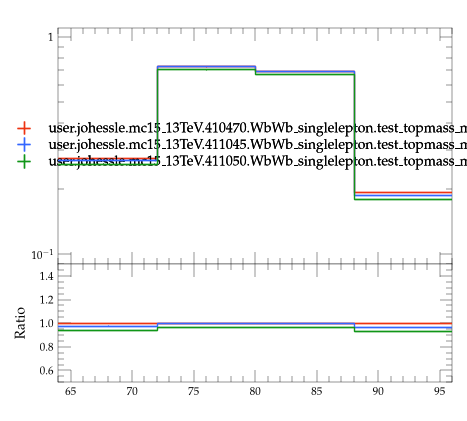

Python code for this plot:
#! /usr/bin/env python3

# This Python script was auto-generated using YODA v2.1.2.
# Analysis object: /WbWb_singlelepton/m_whad
# Timestamp: 07-08-2026 (09:16:02)

import matplotlib as mpl
import matplotlib.pyplot as plt
mpl.use('Agg') # comment out for interactive use
import os
import numpy as np
from numpy import nan, inf

plotDir = os.path.split(os.path.realpath(__file__))[0]
if 'YODA_USER_PLOT_PATH' in globals():
    plot_outdir = globals()['YODA_USER_PLOT_PATH']
else:
    plot_outdir = plotDir

#plot style
plt.style.use(os.path.join(plotDir, '../default.mplstyle'))
# plot metadata
figW, figH = plt.rcParams['figure.figsize']
ax_xLabel = ''
ax_yLabel = ''
ax_title  = ''
ax_xScale = 'linear'
ax_yScale = 'log'
xLims = (64.0, 96.0)
yLims = (0.09000000000000001, 1.1)

# TeX-friendly labels for the legend
labels = {
  'legend' : ([ r"user.johessle.mc15\_13TeV.410470.WbWb\_singlelepton.test\_topmass\_mppui", r"user.johessle.mc15\_13TeV.411045.WbWb\_singlelepton.test\_topmass\_mppui", r"user.johessle.mc15\_13TeV.411050.WbWb\_singlelepton.test\_topmass\_mppui" ], r""),
}

# Adjust canvas width and height
canvasW = 10.0
canvasH = 9.0
figW *= canvasW/10.
figH *= canvasH/9.

# Create figure and axis objects
fig, (ax, ratio0_ax) = plt.subplots(2, 1, sharex=True,
                  figsize=(figW,figH), gridspec_kw={'height_ratios': (6.0, 3.0)})

# Set figure margins
plt.subplots_adjust(
    left   = 1.0 * plt.rcParams['figure.subplot.left'],
    right  = 1.0 * plt.rcParams['figure.subplot.right'],
    top    = 1.0 * plt.rcParams['figure.subplot.top'],
    bottom = 1.0 * plt.rcParams['figure.subplot.bottom'])

ratio0_ax.yaxis.set_major_locator(mpl.ticker.MultipleLocator(0.2))
ratio0_ax.set_ylim(0.5, 1.4999)
ratio0_ax.set_ylabel('Ratio')

# the numerical data is stored in a separate file
dataf = dict()
prefix = os.path.split(__file__)[0]
if prefix:    prefix = prefix + '/'
exec(open(prefix+'m_whad__data.py').read(), dataf)


legend_handles = dict() # keep track of handles for the legend

# style options for curves
# starts at zorder>=5 to draw curve on top of legend
styles = {
  'user.johessle.mc15_13TeV.410470.WbWb_singlelepton.test_topmass_mppui.yoda': {
    'color' : '#EE3311',
    'linestyle' : '-',
    'lineopacity' : 1.0,
    'linewidth' : 1,
    'marker' : 'none',
    'markersize' : 2,
    'capsize' : 0.0,
    'zorder' : 5,
    'histstyle' : 1,
    'drawstyle' : 'steps-pre',
    'xerrorbars' : 1,
    'yerrorbars' : 1,
    'fillcolor' : None,
    'fillopacity' : 1.0,
    'ratio0_linestyle' : '-',
    'ratio0_lineopacity' : 1.0,
    'ratio0_linewidth' : 1,
    'ratio0_marker' : 'none',
    'ratio0_markersize' : 2,
    'ratio0_capsize' : 0.0,
    'ratio0_zorder' : 5,
    'ratio0_histstyle' : 1,
    'ratio0_drawstyle' : 'steps-pre',
    'ratio0_xerrorbars' : 1,
    'ratio0_yerrorbars' : 1,
  },
  'user.johessle.mc15_13TeV.411045.WbWb_singlelepton.test_topmass_mppui.yoda': {
    'color' : '#3366FF',
    'linestyle' : '-',
    'lineopacity' : 1.0,
    'linewidth' : 1,
    'marker' : 'none',
    'markersize' : 2,
    'capsize' : 0.0,
    'zorder' : 6,
    'histstyle' : 1,
    'drawstyle' : 'steps-pre',
    'xerrorbars' : 1,
    'yerrorbars' : 1,
    'fillcolor' : None,
    'fillopacity' : 1.0,
    'ratio0_linestyle' : '-',
    'ratio0_lineopacity' : 1.0,
    'ratio0_linewidth' : 1,
    'ratio0_marker' : 'none',
    'ratio0_markersize' : 2,
    'ratio0_capsize' : 0.0,
    'ratio0_zorder' : 6,
    'ratio0_histstyle' : 1,
    'ratio0_drawstyle' : 'steps-pre',
    'ratio0_xerrorbars' : 1,
    'ratio0_yerrorbars' : 1,
  },
  'user.johessle.mc15_13TeV.411050.WbWb_singlelepton.test_topmass_mppui.yoda': {
    'color' : '#109618',
    'linestyle' : '-',
    'lineopacity' : 1.0,
    'linewidth' : 1,
    'marker' : 'none',
    'markersize' : 2,
    'capsize' : 0.0,
    'zorder' : 7,
    'histstyle' : 1,
    'drawstyle' : 'steps-pre',
    'xerrorbars' : 1,
    'yerrorbars' : 1,
    'fillcolor' : None,
    'fillopacity' : 1.0,
    'ratio0_linestyle' : '-',
    'ratio0_lineopacity' : 1.0,
    'ratio0_linewidth' : 1,
    'ratio0_marker' : 'none',
    'ratio0_markersize' : 2,
    'ratio0_capsize' : 0.0,
    'ratio0_zorder' : 7,
    'ratio0_histstyle' : 1,
    'ratio0_drawstyle' : 'steps-pre',
    'ratio0_xerrorbars' : 1,
    'ratio0_yerrorbars' : 1,
  },
}

# curve from input yoda files in main panel
for label, yvals in dataf['yvals'].items():
    if all(np.isnan(v) for v in dataf['yvals'][label]):
        continue
    tmp = None
    if styles[label]['histstyle']: # draw as histogram
        xpos = dataf['xedges'][label] if styles[label]['drawstyle'] else dataf['xpoints'][label]
        ypos = np.insert(yvals, 0, yvals[0]) if styles[label]['drawstyle'] else yvals
        if styles[label]['fillcolor']: # fill area below curve
            ax.fill_between(xpos, ypos, step='pre',
                            color=styles[label]['fillcolor'],
                            alpha=styles[label]['fillopacity'])
        tmp, = ax.plot(xpos, ypos,
                       color=styles[label]['color'],
                       linestyle=styles[label]['linestyle'],
                       alpha=styles[label]['lineopacity'],
                       linewidth=styles[label]['linewidth'],
                       drawstyle=styles[label]['drawstyle'], solid_joinstyle='miter',
                       zorder=styles[label]['zorder'], label=label)
    tmp = ax.errorbar(dataf['xpoints'][label], yvals,
                      xerr=np.array(dataf['xerrs'][label])*styles[label]['xerrorbars'],
                      yerr=np.array(dataf['yerrs'][label])*styles[label]['yerrorbars'],
                      fmt=styles[label]['marker'], capsize=styles[label]['capsize'],
                      alpha=styles[label]['lineopacity'],
                      markersize=styles[label]['markersize'],
                      ecolor=styles[label]['color'],
                      color=styles[label]['color'], zorder=styles[label]['zorder'])
    tmp[-1][0].set_linestyle(styles[label]['linestyle'])
    tmp[-1][0].set_linewidth(styles[label]['linewidth'])
    if label in dataf['add_legend_handle']:  legend_handles[label] = tmp
    for varLabel in dataf['variation_yvals'].keys():
        if varLabel.startswith(label):
            tmp, = ax.plot(dataf['xedges'][label], dataf['variation_yvals'][varLabel],
                           color=styles[label]['color'],
                           linestyle=styles[label]['linestyle'],
                           linewidth=styles[label]['linewidth'],
                           drawstyle='steps-pre', solid_joinstyle='miter',
                           zorder=styles[label]['zorder'], alpha=0.5)


# plots on ratio panel
# curve from input yoda files in ratio panel
for label, yvals in dataf['ratio0_yvals'].items():
    if all(np.isnan(v) for v in yvals):
        continue
    if styles[label]['ratio0_histstyle']: # plot as histogram
        xpos = dataf['xedges']['user.johessle.mc15_13TeV.410470.WbWb_singlelepton.test_topmass_mppui.yoda'] if styles[label]['ratio0_drawstyle'] else dataf['xpoints']['user.johessle.mc15_13TeV.410470.WbWb_singlelepton.test_topmass_mppui.yoda']
        ypos = np.insert(yvals, 0, yvals[0]) if styles[label]['ratio0_drawstyle'] else yvals
        ratio0_ax.plot(xpos, ypos,
                       color=styles[label]['color'],
                       linewidth=styles[label]['linewidth'],
                       linestyle=styles[label]['ratio0_linestyle'],
                       alpha=styles[label]['ratio0_lineopacity'],
                       drawstyle=styles[label]['ratio0_drawstyle'], zorder=styles[label]['zorder'],
                       solid_joinstyle='miter')
    tmp = ratio0_ax.errorbar(dataf['xpoints']['user.johessle.mc15_13TeV.410470.WbWb_singlelepton.test_topmass_mppui.yoda'], yvals,
                             xerr=np.array(dataf['ref_xerrs'])*styles[label]['ratio0_xerrorbars'],
                             yerr=np.array(dataf['ratio0_yerrs'][label])*styles[label]['ratio0_yerrorbars'],
                             fmt=styles[label]['ratio0_marker'], capsize=styles[label]['ratio0_capsize'],
                             alpha=styles[label]['ratio0_lineopacity'],
                             markersize=styles[label]['ratio0_markersize'],
                             ecolor=styles[label]['color'],
                             color=styles[label]['color'])
    tmp[-1][0].set_linestyle(styles[label]['ratio0_linestyle'])
    tmp[-1][0].set_linewidth(styles[label]['ratio0_linewidth'])

    for varlabel in dataf['ratio0_variation_vals'].keys():
        if varlabel.startswith(label):
            ratio0_ax.plot(dataf['xedges']['user.johessle.mc15_13TeV.410470.WbWb_singlelepton.test_topmass_mppui.yoda'],
                            dataf['ratio0_variation_vals'][varlabel],
                            color=styles[label]['color'],
                            linestyle=styles[label]['linestyle'],
                            linewidth=styles[label]['linewidth'],
                            drawstyle='steps-pre', solid_joinstyle='miter',
                            zorder=1, alpha=0.5)

legend_items = list(legend_handles.values())
ax.add_artist(ax.legend(legend_items,
                        labels['legend'][0],
                        title=labels['legend'][1],
                        alignment='left',
                        loc='center',
                        bbox_to_anchor=(0.5, 0.5)))

# set plot metadata as defined above
ratio0_ax.set_xlabel(ax_xLabel)
ratio0_ax.xaxis.set_label_coords(1., -0.15)
ax.set_ylabel(ax_yLabel, ha='right', va='top')
ax.yaxis.set_label_coords(-0.11, 1.0)
ax.set_title(ax_title, loc='left')
ax.set_xscale(ax_xScale)
ax.set_yscale(ax_yScale)
ratio0_ax.set_yscale('linear')
ax.set_xlim(xLims)
ax.set_ylim(yLims)

# tick formatting
plt.rcParams['xtick.top'] = True
plt.rcParams['ytick.right'] = True
ax.yaxis.set_major_locator(mpl.ticker.LogLocator(base=10.0, numticks=np.inf))
ax.yaxis.set_minor_locator(mpl.ticker.LogLocator(
                           base=10.0, subs=np.arange(0.1, 1, 0.1), numticks=np.inf))
fig.align_ylabels((ax, ratio0_ax))
plt.savefig(os.path.join(plot_outdir, 'm_whad.pdf'), format='PDF')
plt.savefig(os.path.join(plot_outdir, 'm_whad.png'), format='PNG')

plt.close(fig)
